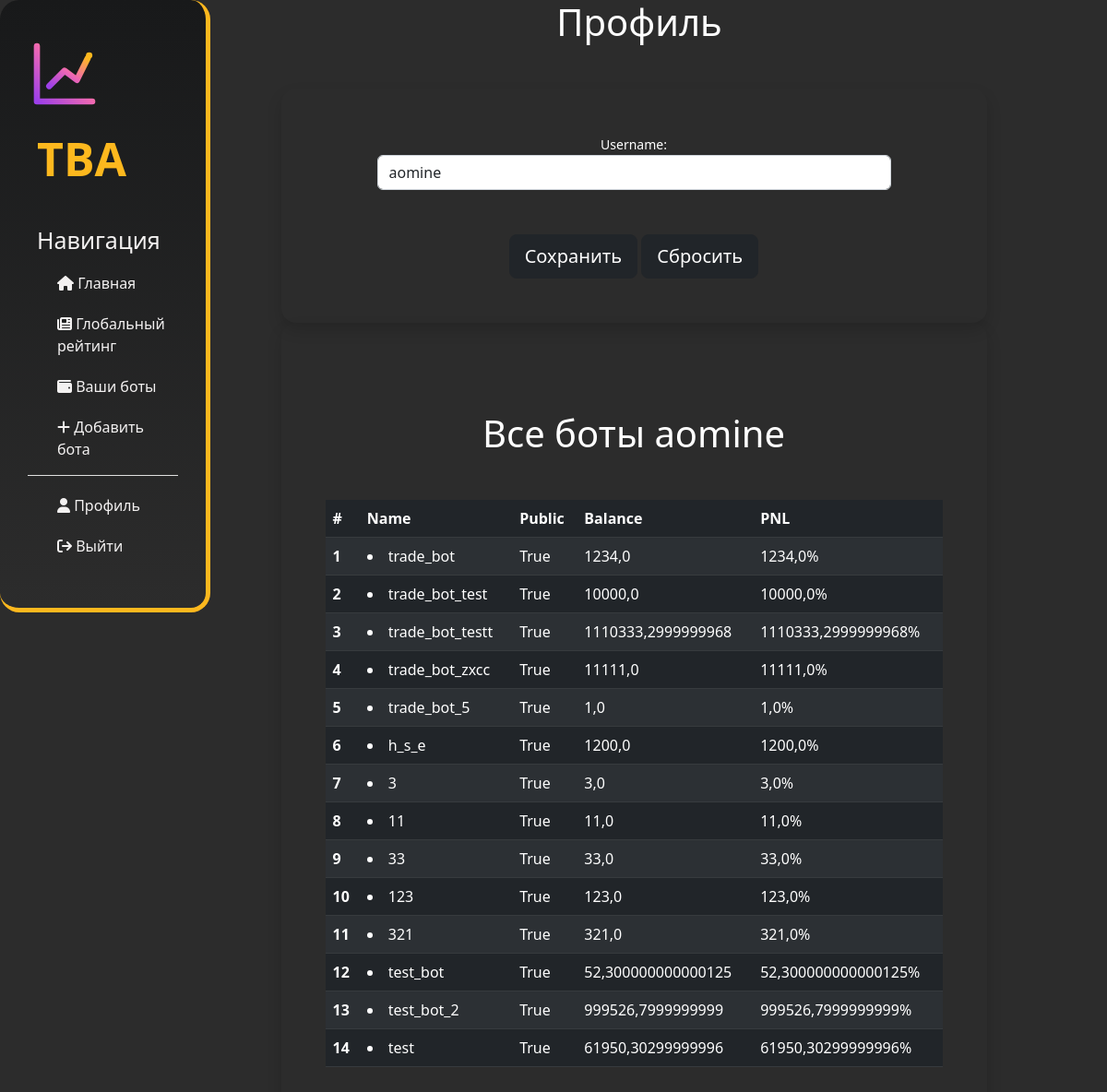
Page /user/userprofile/1 (signed in) on the earlier database version.
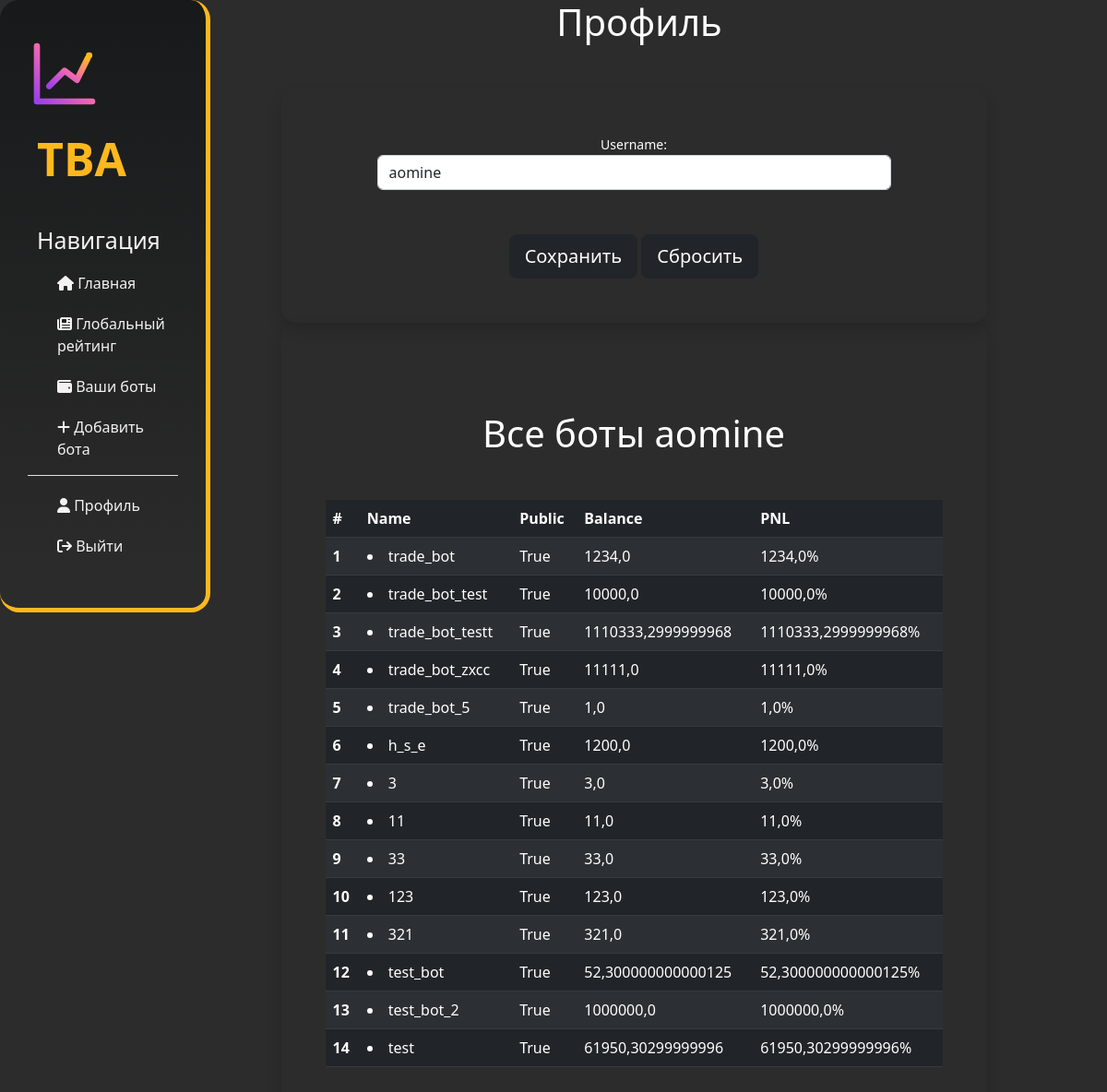
Same page on the later database version.
### bot/models.py (models this page shows, shortened)
class Bot(models.Model):
    user_id = models.IntegerField()
    bot_name = models.CharField(max_length=255, default='trade_bot')
    token = models.CharField(max_length=255, default='key')
    is_public = models.BooleanField(default=True)
    balance = models.FloatField()
    base_balance = models.FloatField()
    amount_BNBBUSD = models.IntegerField(default=0)
    amount_BTCBUSD = models.IntegerField(default=0)
    amount_ETHBUSD = models.IntegerField(default=0)
    amount_LTCBUSD = models.IntegerField(default=0)
    amount_TRXBUSD = models.IntegerField(default=0)
    amount_XRPBUSD = models.IntegerField(default=0)

### user_reg/views.py (the view)
# urls.py: path('userprofile/<int:id>', user_profile, name='userprofile'),
def user_profile(request, id):
    if request.user.is_authenticated:
        if id == request.user.id:
            if request.method == 'POST':
                form = UpdateProfileForm(request.POST, request.FILES, instance=request.user)
                if form.is_valid():
                    form.save()
                    return redirect('userprofile', id=id)
                else:
                    return render(request, 'userprofile.html', {'form': form})
            else:
                form = UpdateProfileForm(instance=request.user)
                context = {
                    'user': User.objects.get(id=id),
                    'bots': Bot.objects.filter(user_id=id),
                    'form': form,
                }
                return render(request, 'userprofile.html', context)
        else:
            return profile(request, id)
    else:
        return HttpResponseRedirect('/user/login/')

### user_reg/forms.py
class UpdateProfileForm(forms.ModelForm):
    username = forms.CharField(max_length=100,
                               required=True,
                               widget=forms.TextInput(attrs={'class': 'form-control'}))
    class Meta:
        model = User
        fields = ['username']

### templates/userprofile.html (shortened to what this page needs)
{% extends 'layout.html' %}
{% load static %}
{% load django_template_maths %}
{% block content %}
    <div class="col-14 container">
        <h1 class="text-center text-white">
        </h1>
        <div class="container">
            <div class="row mt-5">
                <div class="shadow col-lg-10  p-5 text-white rounded-4 mx-auto text-center">
                    <div class="form-group">
                        <form method="post" enctype="multipart/form-data">
                            <div class="form-row ">
                                <div class="mx-2">
                                    <div class="form-group mx-5">
                                        <label class="small ">Username:</label>
                                        {{ form.username }}
                                    </div>
                                </div>
                            </div>
                            <br><br>
                            <button type="submit" class="btn btn-dark btn-lg">Сохранить</button>
                            <button type="reset" class="btn btn-dark btn-lg">Сбросить</button>
                        </form>
                    </div>
                </div>
            </div>
        </div>
        <div class="container">
            <div class="row mt-10">
                <div class="shadow col-lg-10 p-5 text-white rounded-4 mx-auto">
                    <table class="table table-striped table-dark">
                        <h1 class="text-white text-center my-5"> Все боты {{ user.username }} </h1>
                        {% if bots %}
                            <thead>
                            <tr>
                                <th scope="col">#</th>
                                <th scope="col">Name</th>
                                <th scope="col">Public</th>
                                <th scope="col">Balance</th>
                                <th scope="col">PNL</th>
                            </tr>
                            </thead>
                            <tbody>
                            {% for bots_i in bots %}
                                <tr>
                                    <th scope="row"> {{ forloop.counter }} </th>
                                    <td>
                                        <a class="nav-link" href="{% url 'bot_detail' bots_i.id %}">
                                            <li>{{ bots_i.bot_name }}</li>
                                        </a>
                                    </td>
                                    <td> {{ bots_i.is_public }} </td>
                                    <td>{{ bots_i.balance|add_decimal:2 }}</td>
                                    <td>{{ bots_i.balance|percent_of_number:bots_i.base_balance|add_decimal:2|sub:100 }}%</td>
                                </tr>
                            {% endfor %}
                            </tbody>
                            </table>
                        {% else %}
                            <h4 class="text-white text-center my-5"> Пока нет ботов :c </h4>
                        {% endif %}
                </div>
            </div>
        </div>
    </div>
{% endblock content %}

Differences in the rows shown:
changed Bot "test_bot_2": balance|add_decimal "999526,7999999999" → "1000000,0"; balance|percent_of_number "999526,7999999999" → "1000000,0"
